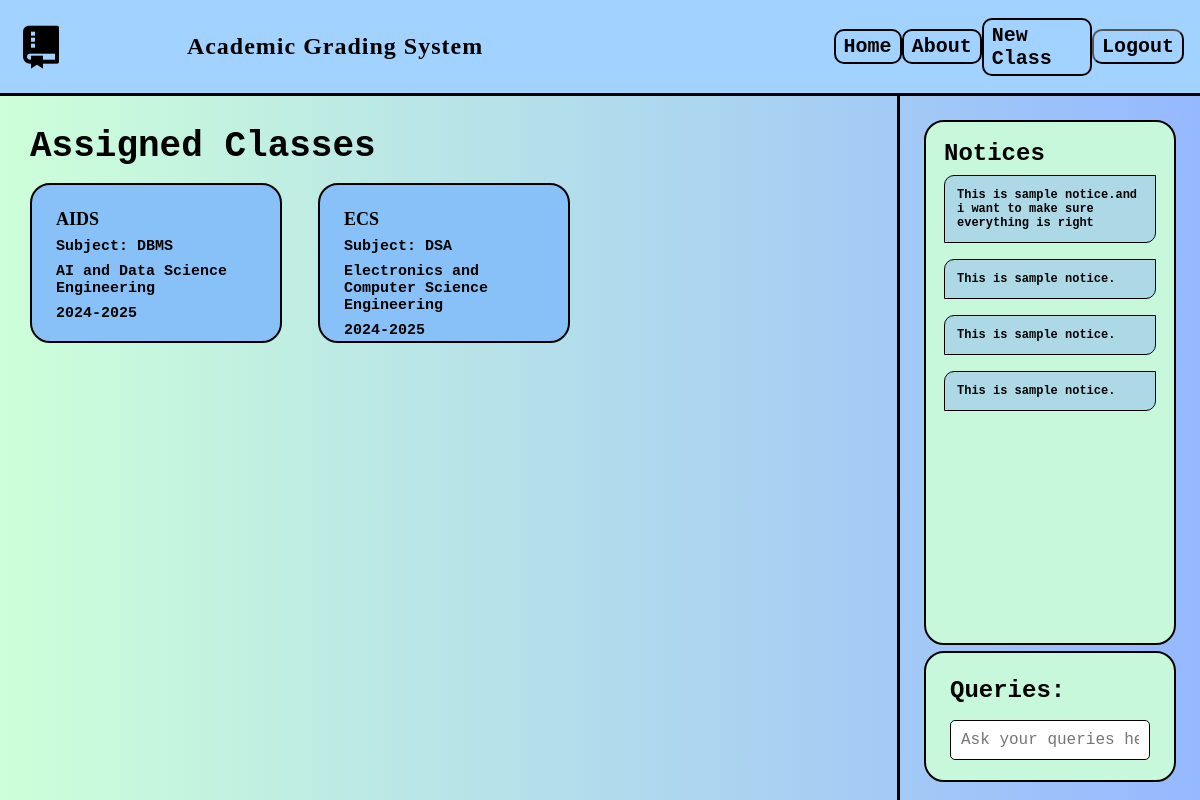
Page /myclass/ (signed in) on the committed database.
### myclass/models.py (models this page shows, shortened)
class Classlist(models.Model):
    title = models.CharField(max_length=75)
    branch = models.CharField(max_length=100, default=None, null=True, blank=True)
    subject = models.CharField(max_length=100, default=None, null=True, blank=True)
    academic_year = models.CharField(max_length=30, default=None, null=True, blank=True)
    slug = models.SlugField(unique=True, primary_key=True)
    date = models.DateTimeField(auto_now_add=True)
    author = models.ForeignKey(User, on_delete=models.CASCADE)

### myclass/views.py (the view)
# urls.py: path('', views.class_list, name="list"),
def class_list(request):
    user_classes = Classlist.objects.filter(author=request.user).order_by('-date')
    return render(request, 'class_list.html', {'classlists': user_classes})

### myclass/templates/class_list.html
{% extends 'layout.html' %} {% block title %}Class{% endblock %}
{% block content %}
<div id="classlist-main">
  <div id="classlist">
    <h1>Assigned Classes</h1>
    <div id="post-container">
      {% for classlist in classlists %}
      <a href="{% url 'myclass:page' slug=classlist.slug %}"
        ><article class="post">
          <h2>{{ classlist.title }}</h2>
          <p>Subject: {{ classlist.subject }}</p>
          <p>{{ classlist.branch }}</p>
          <p>{{ classlist.academic_year }}</p>
        </article></a
      >
      {% empty %}
      <h2>No classes found.</h2>
      {% endfor %}
    </div>
  </div>
  <div id="classlistside">
    <div id="notices">
      <h2>Notices</h2>
      <span
        >This is sample notice.and i want to make sure everything is right</span
      >
      <span>This is sample notice.</span>
      <span>This is sample notice.</span>
      <span>This is sample notice.</span>
    </div>
    <div id="queries">
      <h2>Queries:</h2>
      <form action="">
        <input
          type="text"
          name=""
          id=""
          placeholder="Ask your queries here..."
        />
      </form>
    </div>
  </div>
</div>
{% endblock %}

### static/style.css (style rules this page uses)
* { padding: 0; margin: 0; box-sizing: border-box; }
html, body { min-height: 100vh; background: linear-gradient(to right, #cdffd9, #95b8ff); }
#classlist-main { display: flex; }
#classlist { width: 75vw; height: 88vh; padding: 2.5vw; border-right: 3px solid #000; }
#classlist h1 { font-size: 3vw; font-family: "Courier New", Courier, monospace; }
#post-container { display: flex; flex-wrap: wrap; gap: 0 3vw; justify-content: flex-start; }
#post-container a { text-decoration: none; color: #000; }
#post-container h2 { width: 70vw; font-size: 1.5vw; font-family: "Gillroy"; font-weight: 700; }
.post { width: 21vw; height: 20vh; margin: 5vh; border-radius: 20px; border-bottom: 1px solid #ddd; padding: 3vh 2vw; background-color: #87c1f8; margin: 2vh 0; border: 2px solid #000; }
.post h2 { font-family: "Gillroy"; font-size: 30px; }
.post p { font-family: "Courier New", Courier, monospace; font-size: 15px; font-weight: bolder; margin: 1vh 0; }
#classlistside { width: 25vw; height: 88vh; padding: 2vw; }
#notices { background-color: #c7f8dc; width: 100%; height: 80%; padding: 1.5vw; border-radius: 20px; border: 2px solid #000; font-family: "Courier New", Courier, monospace; display: flex; flex-direction: column; gap: 1vh; overflow: hidden; }
#notices span { width: 100%; padding: 1vw; background-color: lightblue; font-size: 1vw; font-weight: 550; margin-bottom: 1vh; border: 1px solid #000; border-radius: 10px 0 10px 0; }
#queries { background-color: #c7f8dc; border: 2px solid #000; width: 100%; height: 20%; padding: 2vw; border-radius: 20px; margin-top: 2.5%; font-family: "Courier New", Courier, monospace; }
#queries form { width: 100%; height: 85%; align-self: center; }
#queries input { margin-top: 2vh; width: 100%; padding: 10px; border: 1px solid #000; border-radius: 5px; box-sizing: border-box; font-size: 16px; font-family: "Courier New", Courier, monospace; }
a { color: #000; text-decoration: none; }

### rows in the picture
Classlist: title "AIDS", subject "DBMS", branch "AI and Data Science Engineering", academic_year "2024-2025"
Classlist: title "ECS", subject "DSA", branch "Electronics and Computer Science Engineering", academic_year "2024-2025"
